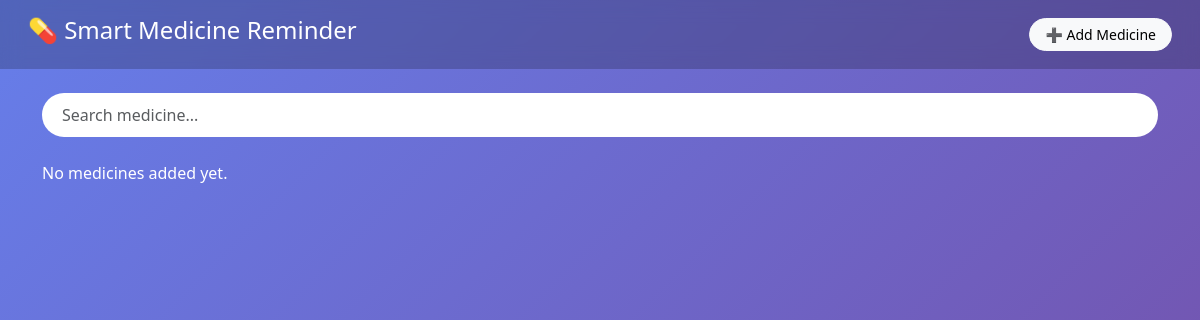
/medicine_list/, run on an earlier commit of the app's database.
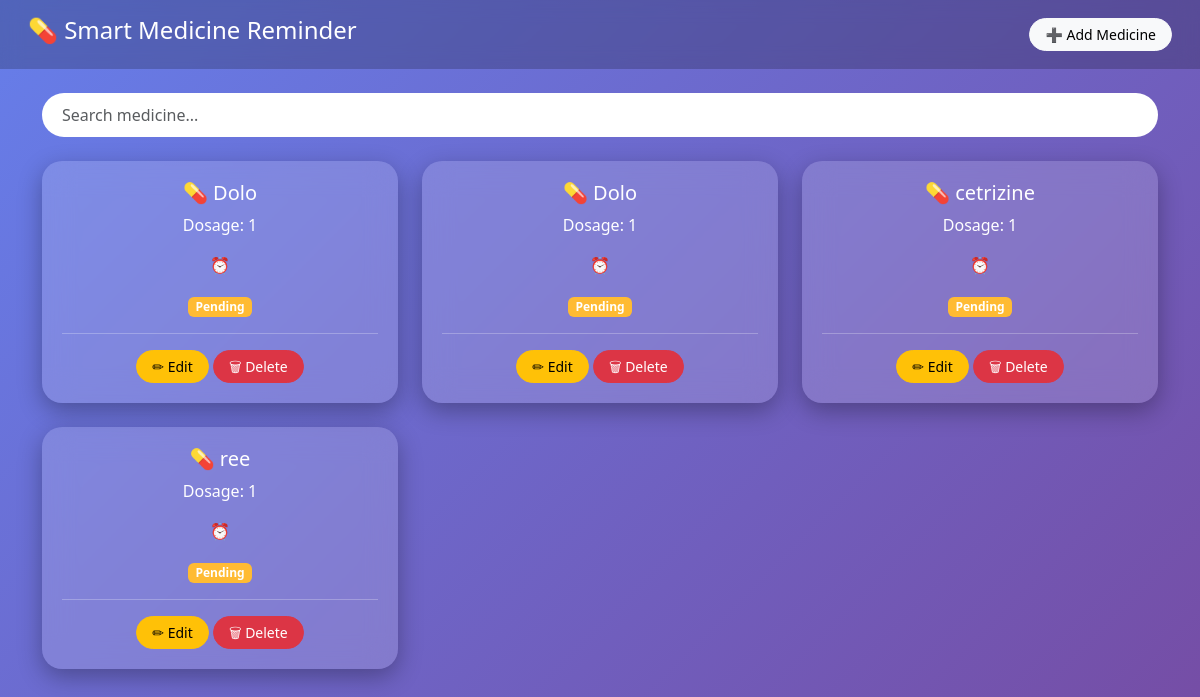
And on a later commit of the database.
### app1/models.py (models this page shows, shortened)
class Medicine(models.Model):
    name = models.CharField(max_length=100)
    dosage = models.CharField(max_length=50)
    reminder_time = models.TimeField()
    repeat_daily = models.BooleanField(default=True)
    created_at = models.DateTimeField(auto_now_add=True)

### app1/views.py (the view)
# urls.py: path('medicine_list/', views.medicine_list, name='medicine_list'),
def medicine_list(request):
    medicines = Medicine.objects.all()
    return render(request, 'medicine_list.html', {'medicines': medicines})

### templates/medicine_list.html (shortened to what this page needs)
<!DOCTYPE html>
<html>
<head>
<link href="https://cdn.jsdelivr.net/npm/bootstrap@5.3.2/dist/css/bootstrap.min.css" rel="stylesheet">
</head>
<body>
<nav class="navbar navbar-dark p-3">
<div class="container-fluid">
<h4>💊 Smart Medicine Reminder</h4>
<a href="{% url 'add_medicine' %}"
   class="btn btn-light btn-custom">
➕ Add Medicine
</a>
</div>
</nav>
<div class="container mt-4">
<input type="text"
       id="searchInput"
       class="form-control search-box mb-4"
       placeholder="Search medicine...">
<div class="row" id="medicineContainer">
{% for med in medicines %}
<div class="col-md-4 mb-4 medicine-item">
<div class="med-card text-center"
     id="card-{{ med.id }}">
<h5>💊 {{ med.name }}</h5>
<p>Dosage: {{ med.dosage }}</p>
<p class="med-time"
   data-id="{{ med.id }}">
⏰ {{ med.time|time:"H:i" }}
</p>
{% if med.taken %}
<span class="badge badge-taken">
✔ Taken
</span>
{% else %}
<span class="badge badge-pending">
Pending
</span>
{% endif %}
<hr style="border-color:white;">
<a href="{% url 'edit_medicine' med.id %}"
   class="btn btn-warning btn-sm btn-custom">
✏ Edit
</a>
<a href="{% url 'delete_medicine' med.id %}"
   class="btn btn-danger btn-sm btn-custom">
🗑 Delete
</a>
</div>
</div>
{% empty %}
<p>No medicines added yet.</p>
{% endfor %}
</div>
</div>
</body>
</html>

### templates/medicine_list.html (style rules this page uses)
body { background: linear-gradient(135deg,#667eea,#764ba2); min-height:100vh; font-family:'Segoe UI',sans-serif; color:white; }
.navbar { background: rgba(0,0,0,0.2); backdrop-filter: blur(10px); }
.med-card { background: rgba(255,255,255,0.15); border-radius:20px; padding:20px; backdrop-filter: blur(15px); box-shadow:0 8px 25px rgba(0,0,0,0.3); transition:0.3s; }
.badge-pending { background:#ffbb33; }
.btn-custom { border-radius:30px; padding:5px 15px; font-size:14px; }
.search-box { border-radius:30px; padding:10px 20px; border:none; }

What changed in the data, as far as the page shows it:
added Medicine: name "Dolo", dosage "1"
added Medicine: name "Dolo", dosage "1"
added Medicine: name "cetrizine", dosage "1"
added Medicine: name "ree", dosage "1"
Also different on the page:
text no longer shown: "No medicines added yet."
